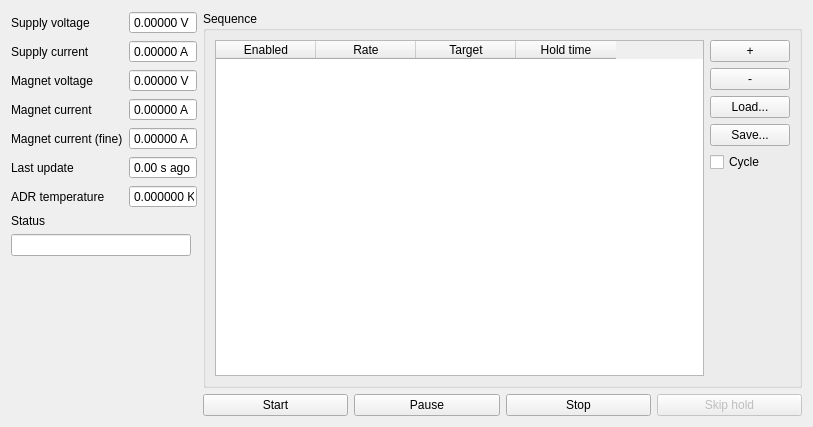
<?xml version="1.0" encoding="UTF-8"?>
<ui version="4.0">
 <class>Form</class>
 <widget class="QWidget" name="Form">
  <property name="geometry">
   <rect>
    <x>0</x>
    <y>0</y>
    <width>813</width>
    <height>427</height>
   </rect>
  </property>
  <property name="windowTitle">
   <string>Form</string>
  </property>
  <layout class="QHBoxLayout" name="horizontalLayout_5">
   <item>
    <layout class="QHBoxLayout" name="horizontalLayout_4">
     <item>
      <layout class="QVBoxLayout" name="verticalLayout_3">
       <item>
        <layout class="QFormLayout" name="formLayout">
         <item row="0" column="0">
          <widget class="QLabel" name="label_3">
           <property name="text">
            <string>Supply voltage</string>
           </property>
           <property name="buddy">
            <cstring>supplyVoltageSb</cstring>
           </property>
          </widget>
         </item>
         <item row="0" column="1">
          <widget class="QDoubleSpinBox" name="supplyVoltageSb">
           <property name="sizePolicy">
            <sizepolicy hsizetype="Preferred" vsizetype="Fixed">
             <horstretch>0</horstretch>
             <verstretch>0</verstretch>
            </sizepolicy>
           </property>
           <property name="maximumSize">
            <size>
             <width>70</width>
             <height>16777215</height>
            </size>
           </property>
           <property name="readOnly">
            <bool>true</bool>
           </property>
           <property name="buttonSymbols">
            <enum>QAbstractSpinBox::NoButtons</enum>
           </property>
           <property name="suffix">
            <string> V</string>
           </property>
           <property name="decimals">
            <number>5</number>
           </property>
           <property name="minimum">
            <double>-10.000000000000000</double>
           </property>
           <property name="maximum">
            <double>10.000000000000000</double>
           </property>
          </widget>
         </item>
         <item row="1" column="0">
          <widget class="QLabel" name="label_7">
           <property name="text">
            <string>Supply current</string>
           </property>
           <property name="buddy">
            <cstring>supplyVoltageSb</cstring>
           </property>
          </widget>
         </item>
         <item row="1" column="1">
          <widget class="QDoubleSpinBox" name="supplyCurrentSb">
           <property name="sizePolicy">
            <sizepolicy hsizetype="Preferred" vsizetype="Fixed">
             <horstretch>0</horstretch>
             <verstretch>0</verstretch>
            </sizepolicy>
           </property>
           <property name="maximumSize">
            <size>
             <width>70</width>
             <height>16777215</height>
            </size>
           </property>
           <property name="readOnly">
            <bool>true</bool>
           </property>
           <property name="buttonSymbols">
            <enum>QAbstractSpinBox::NoButtons</enum>
           </property>
           <property name="suffix">
            <string> A</string>
           </property>
           <property name="decimals">
            <number>5</number>
           </property>
           <property name="minimum">
            <double>-10.000000000000000</double>
           </property>
           <property name="maximum">
            <double>10.000000000000000</double>
           </property>
          </widget>
         </item>
         <item row="2" column="0">
          <widget class="QLabel" name="label_2">
           <property name="text">
            <string>Magnet voltage</string>
           </property>
           <property name="buddy">
            <cstring>magnetVoltageSb</cstring>
           </property>
          </widget>
         </item>
         <item row="2" column="1">
          <widget class="QDoubleSpinBox" name="magnetVoltageSb">
           <property name="sizePolicy">
            <sizepolicy hsizetype="Maximum" vsizetype="Fixed">
             <horstretch>0</horstretch>
             <verstretch>0</verstretch>
            </sizepolicy>
           </property>
           <property name="maximumSize">
            <size>
             <width>70</width>
             <height>16777215</height>
            </size>
           </property>
           <property name="readOnly">
            <bool>true</bool>
           </property>
           <property name="buttonSymbols">
            <enum>QAbstractSpinBox::NoButtons</enum>
           </property>
           <property name="suffix">
            <string> V</string>
           </property>
           <property name="decimals">
            <number>5</number>
           </property>
           <property name="minimum">
            <double>-10.000000000000000</double>
           </property>
           <property name="maximum">
            <double>10.000000000000000</double>
           </property>
          </widget>
         </item>
         <item row="3" column="0">
          <widget class="QLabel" name="label">
           <property name="text">
            <string>Magnet current</string>
           </property>
           <property name="buddy">
            <cstring>magnetCurrentSb</cstring>
           </property>
          </widget>
         </item>
         <item row="3" column="1">
          <widget class="QDoubleSpinBox" name="magnetCurrentSb">
           <property name="sizePolicy">
            <sizepolicy hsizetype="Maximum" vsizetype="Fixed">
             <horstretch>0</horstretch>
             <verstretch>0</verstretch>
            </sizepolicy>
           </property>
           <property name="maximumSize">
            <size>
             <width>70</width>
             <height>16777215</height>
            </size>
           </property>
           <property name="readOnly">
            <bool>true</bool>
           </property>
           <property name="buttonSymbols">
            <enum>QAbstractSpinBox::NoButtons</enum>
           </property>
           <property name="suffix">
            <string> A</string>
           </property>
           <property name="decimals">
            <number>5</number>
           </property>
           <property name="minimum">
            <double>-10.000000000000000</double>
           </property>
           <property name="maximum">
            <double>10.000000000000000</double>
           </property>
          </widget>
         </item>
         <item row="4" column="0">
          <widget class="QLabel" name="label_8">
           <property name="text">
            <string>Magnet current (fine)</string>
           </property>
           <property name="buddy">
            <cstring>magnetCurrentSb</cstring>
           </property>
          </widget>
         </item>
         <item row="4" column="1">
          <widget class="QDoubleSpinBox" name="magnetCurrentFineSb">
           <property name="sizePolicy">
            <sizepolicy hsizetype="Maximum" vsizetype="Fixed">
             <horstretch>0</horstretch>
             <verstretch>0</verstretch>
            </sizepolicy>
           </property>
           <property name="maximumSize">
            <size>
             <width>70</width>
             <height>16777215</height>
            </size>
           </property>
           <property name="readOnly">
            <bool>true</bool>
           </property>
           <property name="buttonSymbols">
            <enum>QAbstractSpinBox::NoButtons</enum>
           </property>
           <property name="suffix">
            <string> A</string>
           </property>
           <property name="decimals">
            <number>5</number>
           </property>
           <property name="minimum">
            <double>-10.000000000000000</double>
           </property>
           <property name="maximum">
            <double>10.000000000000000</double>
           </property>
          </widget>
         </item>
         <item row="5" column="0">
          <widget class="QLabel" name="label_4">
           <property name="text">
            <string>Last update</string>
           </property>
           <property name="buddy">
            <cstring>doubleSpinBox</cstring>
           </property>
          </widget>
         </item>
         <item row="5" column="1">
          <widget class="QDoubleSpinBox" name="doubleSpinBox">
           <property name="sizePolicy">
            <sizepolicy hsizetype="Maximum" vsizetype="Fixed">
             <horstretch>0</horstretch>
             <verstretch>0</verstretch>
            </sizepolicy>
           </property>
           <property name="maximumSize">
            <size>
             <width>70</width>
             <height>16777215</height>
            </size>
           </property>
           <property name="readOnly">
            <bool>true</bool>
           </property>
           <property name="buttonSymbols">
            <enum>QAbstractSpinBox::NoButtons</enum>
           </property>
           <property name="suffix">
            <string> s ago</string>
           </property>
           <property name="maximum">
            <double>10000.000000000000000</double>
           </property>
          </widget>
         </item>
         <item row="6" column="0">
          <widget class="QLabel" name="label_5">
           <property name="text">
            <string>ADR temperature</string>
           </property>
           <property name="buddy">
            <cstring>adrTemperatureSb</cstring>
           </property>
          </widget>
         </item>
         <item row="6" column="1">
          <widget class="QDoubleSpinBox" name="adrTemperatureSb">
           <property name="sizePolicy">
            <sizepolicy hsizetype="Maximum" vsizetype="Fixed">
             <horstretch>0</horstretch>
             <verstretch>0</verstretch>
            </sizepolicy>
           </property>
           <property name="maximumSize">
            <size>
             <width>70</width>
             <height>16777215</height>
            </size>
           </property>
           <property name="readOnly">
            <bool>true</bool>
           </property>
           <property name="buttonSymbols">
            <enum>QAbstractSpinBox::NoButtons</enum>
           </property>
           <property name="suffix">
            <string> K</string>
           </property>
           <property name="decimals">
            <number>6</number>
           </property>
           <property name="maximum">
            <double>30.000000000000000</double>
           </property>
          </widget>
         </item>
        </layout>
       </item>
       <item>
        <widget class="QLabel" name="label_6">
         <property name="text">
          <string>Status</string>
         </property>
        </widget>
       </item>
       <item>
        <widget class="QLineEdit" name="statusLe">
         <property name="sizePolicy">
          <sizepolicy hsizetype="Expanding" vsizetype="Fixed">
           <horstretch>0</horstretch>
           <verstretch>0</verstretch>
          </sizepolicy>
         </property>
         <property name="maximumSize">
          <size>
           <width>180</width>
           <height>16777215</height>
          </size>
         </property>
         <property name="readOnly">
          <bool>true</bool>
         </property>
        </widget>
       </item>
       <item>
        <spacer name="verticalSpacer_2">
         <property name="orientation">
          <enum>Qt::Vertical</enum>
         </property>
         <property name="sizeHint" stdset="0">
          <size>
           <width>20</width>
           <height>40</height>
          </size>
         </property>
        </spacer>
       </item>
      </layout>
     </item>
     <item>
      <layout class="QVBoxLayout" name="verticalLayout_2">
       <item>
        <widget class="QGroupBox" name="groupBox">
         <property name="title">
          <string>Sequence</string>
         </property>
         <layout class="QHBoxLayout" name="horizontalLayout_2">
          <item>
           <layout class="QHBoxLayout" name="horizontalLayout">
            <item>
             <widget class="QTableWidget" name="currentTable">
              <column>
               <property name="text">
                <string>Enabled</string>
               </property>
              </column>
              <column>
               <property name="text">
                <string>Rate</string>
               </property>
              </column>
              <column>
               <property name="text">
                <string>Target</string>
               </property>
              </column>
              <column>
               <property name="text">
                <string>Hold time</string>
               </property>
              </column>
             </widget>
            </item>
            <item>
             <layout class="QVBoxLayout" name="verticalLayout">
              <item>
               <widget class="QPushButton" name="addRowPb">
                <property name="text">
                 <string>+</string>
                </property>
               </widget>
              </item>
              <item>
               <widget class="QPushButton" name="deleteRowPb">
                <property name="text">
                 <string>-</string>
                </property>
               </widget>
              </item>
              <item>
               <widget class="QPushButton" name="loadPb">
                <property name="text">
                 <string>Load...</string>
                </property>
               </widget>
              </item>
              <item>
               <widget class="QPushButton" name="savePb">
                <property name="text">
                 <string>Save...</string>
                </property>
               </widget>
              </item>
              <item>
               <widget class="QCheckBox" name="cycleCb">
                <property name="text">
                 <string>Cycle</string>
                </property>
               </widget>
              </item>
              <item>
               <spacer name="verticalSpacer">
                <property name="orientation">
                 <enum>Qt::Vertical</enum>
                </property>
                <property name="sizeHint" stdset="0">
                 <size>
                  <width>20</width>
                  <height>40</height>
                 </size>
                </property>
               </spacer>
              </item>
             </layout>
            </item>
           </layout>
          </item>
         </layout>
        </widget>
       </item>
       <item>
        <layout class="QHBoxLayout" name="horizontalLayout_3">
         <item>
          <widget class="QPushButton" name="startPb">
           <property name="text">
            <string>Start</string>
           </property>
          </widget>
         </item>
         <item>
          <widget class="QPushButton" name="pausePb">
           <property name="text">
            <string>Pause</string>
           </property>
          </widget>
         </item>
         <item>
          <widget class="QPushButton" name="stopPb">
           <property name="text">
            <string>Stop</string>
           </property>
          </widget>
         </item>
         <item>
          <widget class="QPushButton" name="skipPb">
           <property name="enabled">
            <bool>false</bool>
           </property>
           <property name="text">
            <string>Skip hold</string>
           </property>
          </widget>
         </item>
        </layout>
       </item>
      </layout>
     </item>
    </layout>
   </item>
  </layout>
  <zorder>label_7</zorder>
  <zorder>label_5</zorder>
  <zorder>adrTemperatureSb</zorder>
  <zorder>startPb</zorder>
  <zorder>stopPb</zorder>
  <zorder>pausePb</zorder>
  <zorder>currentTable</zorder>
  <zorder>addRowPb</zorder>
  <zorder>deleteRowPb</zorder>
  <zorder>cycleCb</zorder>
  <zorder>skipPb</zorder>
  <zorder>layoutWidget</zorder>
  <zorder>loadPb</zorder>
  <zorder>savePb</zorder>
  <zorder>supplyCurrentSb</zorder>
  <zorder>magnetCurrentFineSb</zorder>
  <zorder>label_8</zorder>
  <zorder>verticalSpacer</zorder>
  <zorder>groupBox</zorder>
  <zorder>verticalSpacer_2</zorder>
 </widget>
 <resources/>
 <connections/>
</ui>
